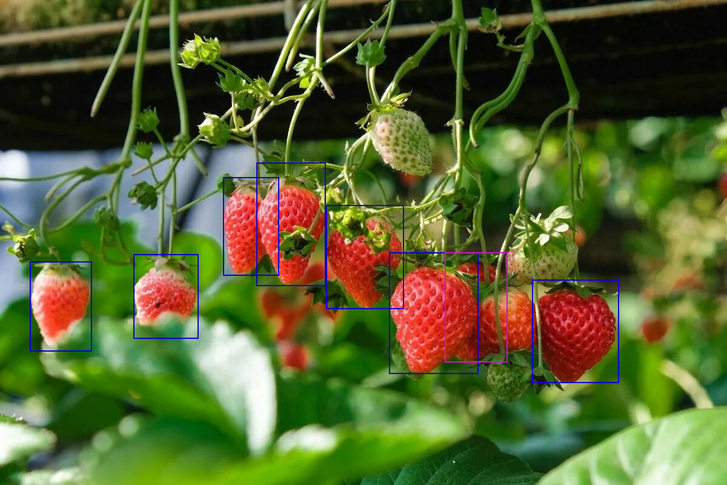
#> input picture dataset/boxes/0.png, 727 x 485 px, shrunk from 1200 x 800 before the run, found by its file name
$ jupyter execute flann.ipynb
#> lines starting #> are read from the running program, lines starting #| are printed output that depends on the picture; after the words box and inside, x2 and y2 are one past the last pixel; in counts of white or black regions, pixels touching at a corner belong together
### src/baseline.py
"""
baseline.py

Provides OpenCV template matching baseline functions for strawberry detection.
"""

import os
import logging
import cv2
import numpy as np
import xml.etree.ElementTree as ET
from typing import List, Tuple

# Configure logging
logging.basicConfig(format="%(asctime)s - %(levelname)s - %(message)s", level=logging.INFO)


# [32 lines left out: function non_max_suppression, not called in this run]


def create_template(xml_path: str, images_dir: str, output_path: str) -> None:
    """
    Extracts the first strawberry instance from the annotation XML and saves it as a template.

    Args:
        xml_path: Path to annotation XML.
        images_dir: Directory containing source images.
        output_path: Path to save the extracted template image.
    """
#> called with xml_path = 'dataset/annotations.xml', images_dir = 'dataset/images', output_path = 'template/template.png'
    tree = ET.parse(xml_path)
#> (reads dataset/annotations.xml from the repository)
    root = tree.getroot()
    for image in root.findall('image'):
        box = image.find('box')
        if box is None:
            continue
        name_attr = image.get('name')
        if not name_attr:
            continue
        img_filename = name_attr.split('/')[-1]
        attrs = box.attrib
        xtl, ytl = int(float(attrs['xtl'])), int(float(attrs['ytl']))
        xbr, ybr = int(float(attrs['xbr'])), int(float(attrs['ybr']))
        img_path = os.path.join(images_dir, img_filename)
        img = cv2.imread(img_path)
#> img is the input picture: shape (485, 727, 3); mean B, G, R 48.6, 98.9, 87.1
        if img is None:
            logging.error(f"Failed to read image at {img_path}")
            return
        template = img[ytl:ybr, xtl:xbr]
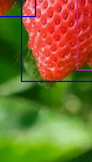
#> template: shape (162, 92, 3); mean B, G, R 46.7, 108, 123.4
        os.makedirs(os.path.dirname(output_path), exist_ok=True)
        cv2.imwrite(output_path, template)
        logging.info(f"Template saved to {output_path}")
        return


# [78 lines left out: functions create_templates, run_baseline, not called in this run]

### flann.ipynb
# FLANN (Fast Library for Approximate Nearest Neighbors)
Match similar features between 2 sets of key points, extracted from 2 images.

[cell 1]
import os
import sys
import cv2
import matplotlib.pyplot as plt

# Add src directory to path to import our custom modules
sys.path.append(os.path.abspath('src'))

# --- Configuration ---
# Define all the paths we will need
CWD = os.getcwd()
XML_PATH = os.path.join(CWD, 'dataset', 'annotations.xml')
IMAGES_DIR = os.path.join(CWD, 'dataset', 'images')
YOLO_DATASET_DIR = os.path.join(CWD, 'strawberry_dataset')
TEMPLATE_PATH = os.path.join(CWD, 'template', 'template.png')
BASELINE_OUT = os.path.join(CWD, 'output', 'baseline_result.png')
PRETRAINED_MODEL = 'yolo11s.pt'
FINETUNED_OUT_DIR = os.path.join(CWD, 'output', 'finetuned_preds')
PRETRAINED_OUT_DIR = os.path.join(CWD, 'output', 'pretrained_preds')

# Ensure output and template directories exist
os.makedirs('output', exist_ok=True)
os.makedirs('template', exist_ok=True)

# Create template from annotation XML if not already present
from src.baseline import create_template
print("Generating template from dataset...")
create_template(XML_PATH, IMAGES_DIR, TEMPLATE_PATH)
print(f"Template saved to: {TEMPLATE_PATH}")

[cell 2]
from baseline import create_template
print("Generating template from dataset...")
create_template(XML_PATH, IMAGES_DIR, TEMPLATE_PATH)
print(f"Template saved to {TEMPLATE_PATH}")

[cell 3]
import numpy as np
from sklearn.cluster import DBSCAN

# Create SIFT detector and FLANN matcher
sift = cv2.SIFT_create()
index_params = dict(algorithm=1, trees=5)
search_params = dict(checks=50)
flann = cv2.FlannBasedMatcher(index_params, search_params)

def run_flann(img_path, template_path, out_path):
#> called with img_path = 'dataset/images/0.png', template_path = 'template/template.png', out_path = 'output/flann_result0.png'
    img = cv2.imread(img_path)
    template = cv2.imread(template_path)
    img_gray = cv2.cvtColor(img, cv2.COLOR_BGR2GRAY)
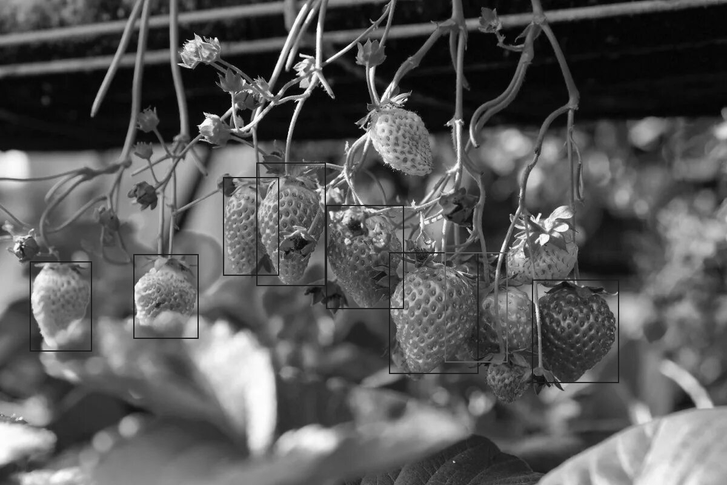
#> img_gray: shape (485, 727); min 0, max 255, mean 89.6
    template_gray = cv2.cvtColor(template, cv2.COLOR_BGR2GRAY)
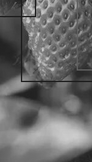
#> template_gray: shape (162, 92); min 25, max 211, mean 105.6

    kp1, des1 = sift.detectAndCompute(template_gray, None)
#> kp1 = 97 keypoints; strongest (x, y, size): (33, 12, 2.3), (52, 69, 2.4), (37, 20, 3.2), (64, 133, 21.9)
    kp2, des2 = sift.detectAndCompute(img_gray, None)
#> kp2 = 2126 keypoints; strongest (x, y, size): (301, 55, 2.4), (216, 39, 1.9), (540, 214, 2.1), (328, 61, 2.1)
    if des1 is None or des2 is None:
        print("No descriptors found")
        return 0

    matches = flann.knnMatch(des1, des2, k=2)
#> matches = 97 matches
    good = [m for m, n in matches if m.distance < 0.7 * n.distance]
#> good = 90 matches
    pts = np.array([kp2[m.trainIdx].pt for m in good])
#> pts = 90 pairs, first value 385.9 to 456.4, second value 296.9 to 429.1

    if len(pts) == 0:
        cv2.imwrite(out_path, img)
        return 0

    # Cluster matched points to find individual strawberries
    clustering = DBSCAN(eps=30, min_samples=1).fit(pts)
    labels = clustering.labels_
#> labels = 90 values from 0 to 0
    # Count clusters excluding noise label -1
    count = len(set(labels)) - (1 if -1 in labels else 0)
#> count = 1

    # Draw bounding boxes around each detected cluster
    for lbl in set(labels):
        if lbl == -1:
            continue
        cluster_pts = pts[labels == lbl].astype(int)
        x, y, w, h = cv2.boundingRect(cluster_pts)
        cv2.rectangle(img, (x, y), (x + w, y + h), (0, 255, 0), 3)
#> this loop made 1 pass
#> (x, y, w, h) on pass 1: (385, 296, 72, 134)
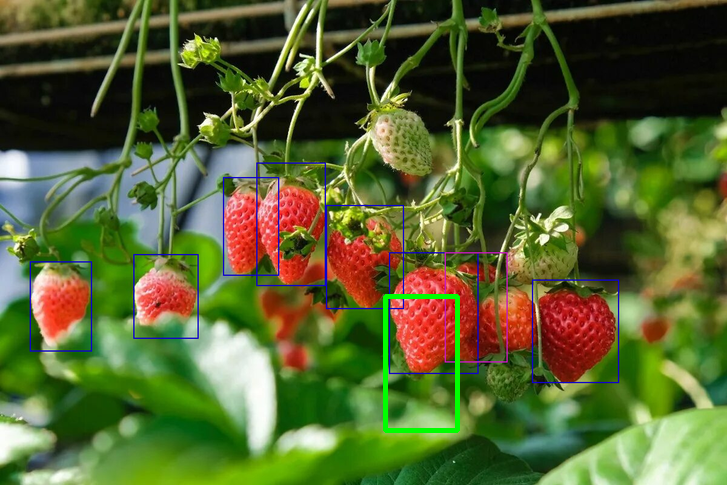
#> img: shape (485, 727, 3); 0.58% of pixels changed, all inside (x1, y1, x2, y2) = (383, 294, 460, 433)

    cv2.imwrite(out_path, img)
    return count

[cell 4]
# Run FLANN matching on sample image 0
FLANN_OUT = os.path.join(CWD, 'output', 'flann_result0.png')
sample_image_path = os.path.join(IMAGES_DIR, '0.png')
print(f"Running FLANN matching on {sample_image_path}...")
flann_count = run_flann(sample_image_path, TEMPLATE_PATH, FLANN_OUT)
#> flann_count = 1
print(f"FLANN detected {flann_count} strawberries.")
#| FLANN detected 1 strawberries.

# Display the result
flann_result = cv2.imread(FLANN_OUT)
plt.figure(figsize=(10, 8))
plt.imshow(cv2.cvtColor(flann_result, cv2.COLOR_BGR2RGB))
plt.title(f"FLANN Detections (Count: {flann_count})")
plt.axis('off')
plt.show()

[cell 5]
# Run FLANN matching on sample image 1
FLANN_OUT = os.path.join(CWD, 'output', 'flann_result1.png')
sample_image_path = os.path.join(IMAGES_DIR, '21.png')
print(f"Running FLANN matching on {sample_image_path}...")
flann_count = run_flann(sample_image_path, TEMPLATE_PATH, FLANN_OUT)
#> call 2 of run_flann, with img_path = 'dataset/images/21.png', template_path = 'template/template.png', out_path = 'output/flann_result1.png'
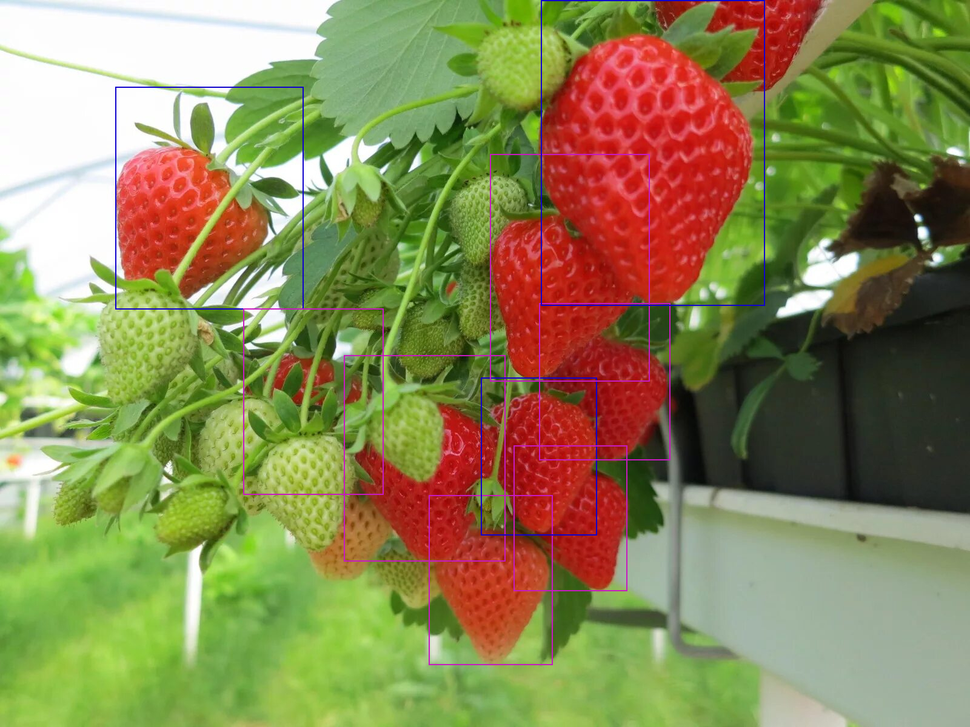
#> input picture dataset/boxes/21.png, 970 x 727 px, shrunk from 1600 x 1200 before the run, found by its file name
#> in run_flann, img is the input picture: shape (727, 970, 3); mean B, G, R 84.6, 135.3, 138.4
#> in run_flann (call 2), `img_gray = cv2.cvtColor(img, cv2.COLOR_BGR2GRAY)`:
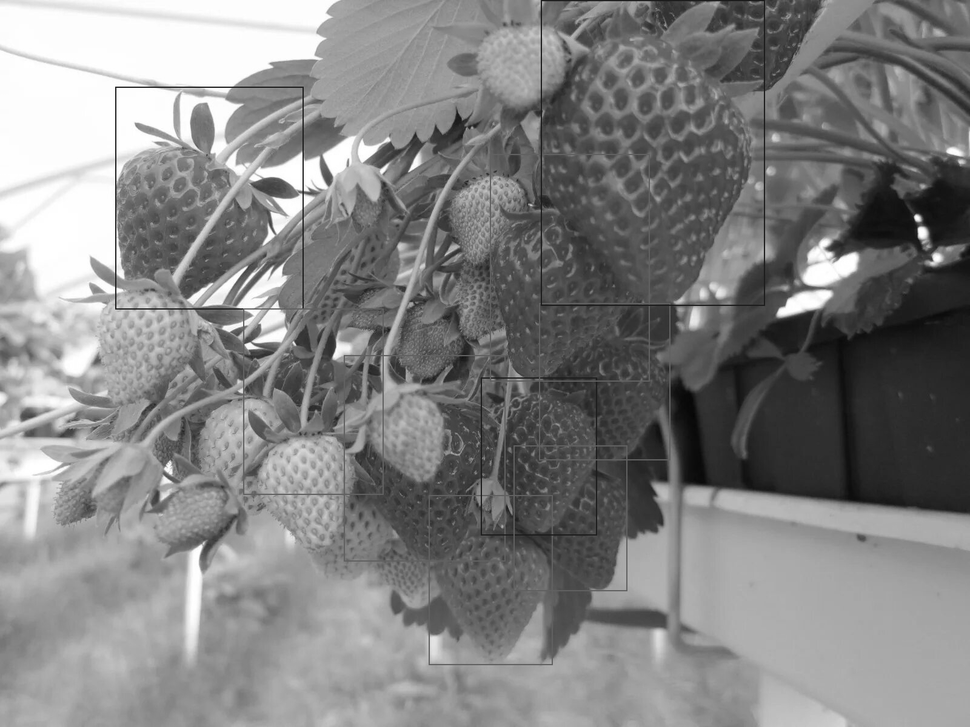
#> img_gray: shape (727, 970); min 5, max 255, mean 130.5
#> in run_flann (call 2), `kp2, des2 = sift.detectAndCompute(img_gray, None)`: kp2 = 3188 keypoints; strongest (x, y, size): (922, 233, 7.7), (917, 218, 4.8), (937, 258, 8.2), (826, 274, 39.3)
#> in run_flann (call 2), `good = [m for m, n in matches if m.distance < 0.7 * n.distance]`: good = []
#> in run_flann (call 2), `pts = np.array([kp2[m.trainIdx].pt for m in good])`: pts = empty array
print(f"FLANN detected {flann_count} strawberries.")

# Display the result
flann_result = cv2.imread(FLANN_OUT)
plt.figure(figsize=(10, 8))
plt.imshow(cv2.cvtColor(flann_result, cv2.COLOR_BGR2RGB))
plt.title(f"FLANN Detections (Count: {flann_count})")
plt.axis('off')
plt.show()
